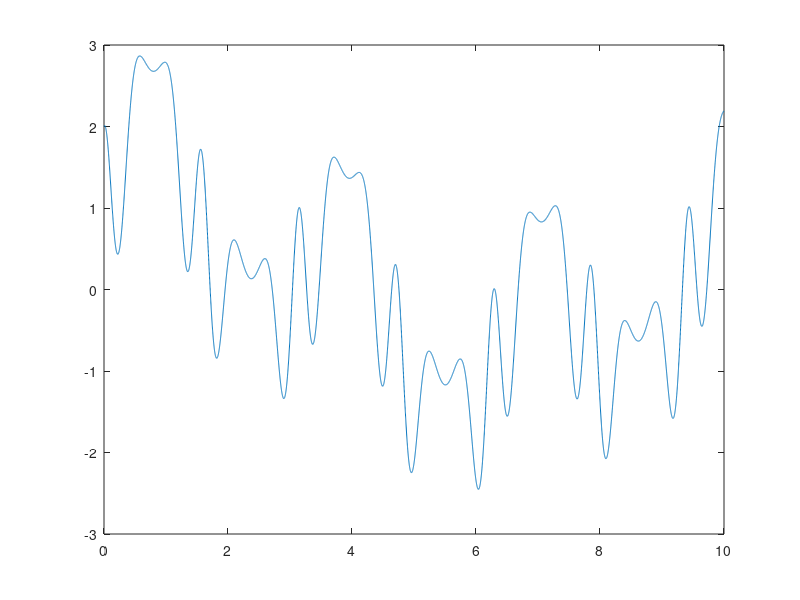

Write the MATLAB code that produced this figure.
clear; clc;

x = [0:0.001:10]';

y = sin(2.*x);
y = y + cos(7.*y);
y = y + cos(0.5 .*x);
y = y;

data = [x y];

% X = [ [0:0.001:10]' sin(x) cos(x) sin(2x) cos(2x) .... sin(10x) cos(10x) ]

save "data.txt" data -ascii;

plot(x,y);


